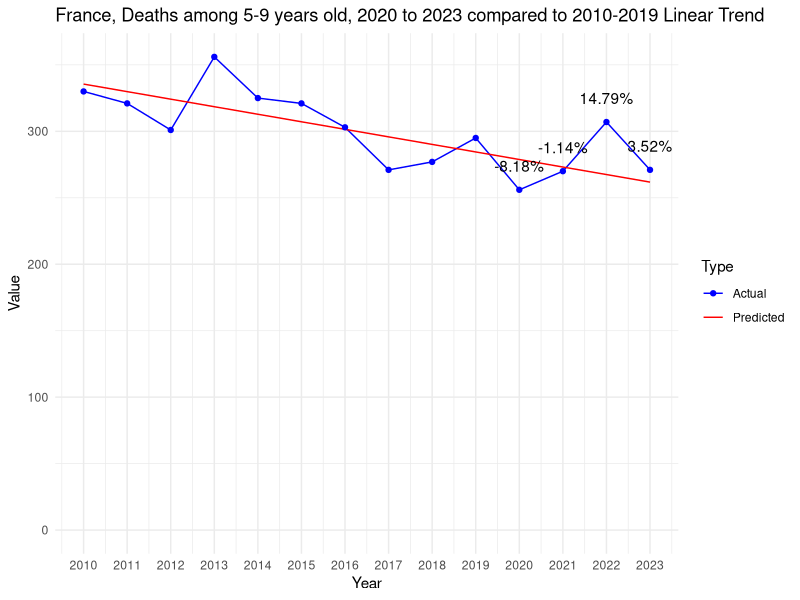

R code for this plot:
# Load necessary libraries
library(dplyr)
library(readr)
library(ggplot2)

# Defines the data as a named vector
data <- c(
  `2010` = 330, `2011` = 321, `2012` = 301, `2013` = 356, `2014` = 325,
  `2015` = 321, `2016` = 303, `2017` = 271, `2018` = 277, `2019` = 295,
  `2020` = 256, `2021` = 270, `2022` = 307, `2023` = 271
)

# Extracts data for the decade and recent years
decade <- data[as.character(2010:2019)]
recent_years <- data[as.character(2020:2023)]

# Fits a linear model to the decade data
years <- as.numeric(names(decade))
lm_model <- lm(decade ~ years)

# Predicts values for 2020 to 2023 based on the linear model
predicted_values <- predict(lm_model, newdata = data.frame(years = as.numeric(names(recent_years))))

# Calculates deviations from the linear trend
deviations <- recent_years - predicted_values

# Calculates the mean and standard deviation of the decade
decade_mean <- mean(decade)
decade_stddev <- sd(decade)

# Initializes vectors to store the calculated values
z_scores <- numeric(length(recent_years))
percent_deviations <- numeric(length(recent_years))

# Calculates and store the Z-scores, deviations, and percentage of deviations for recent years
for (i in 1:length(recent_years)) {
  year <- names(recent_years)[i]
  z_scores[i] <- (recent_years[year] - decade_mean) / decade_stddev
  deviation <- deviations[year]
  percent_deviations[i] <- (deviation / predicted_values[i]) * 100
  cat(sprintf("Year: %s, Z-score: %f, Deviation from linear trend: %f, Percentage of deviation: %f%%\n",
              year, z_scores[i], deviation, percent_deviations[i]))
}

# Prepare an extended range for predictions, including 2020 to 2023
extended_years <- as.numeric(c(names(decade), names(recent_years)))

# Predict values for the extended range based on the linear model
extended_predicted_values <- predict(lm_model, newdata = data.frame(years = extended_years))

# Create a data frame for plotting actual values
actual_plot_data <- data.frame(
  Year = as.numeric(names(data)),
  Value = data,
  Type = "Actual"
)

# Create a data frame for plotting predicted values
predicted_plot_data <- data.frame(
  Year = extended_years,
  Value = extended_predicted_values,
  Type = "Predicted"
)

# Combine actual and predicted data
plot_data <- rbind(actual_plot_data, predicted_plot_data)

# Create the line chart
p <- ggplot(plot_data, aes(x = Year, y = Value, color = Type)) +
  geom_line(aes(group = Type)) +
  geom_point(data = actual_plot_data, aes(x = Year, y = Value)) +
  theme_minimal() +
  labs(title = "France, Deaths among 5-9 years old, 2020 to 2023 compared to 2010-2019 Linear Trend", x = "Year", y = "Value") +
  scale_color_manual(values = c("Actual" = "blue", "Predicted" = "red")) +
  scale_y_continuous(labels = scales::comma, limits = c(0, max(plot_data$Value))) +
  scale_x_continuous(breaks = extended_years) # Set breaks to every year

# Add percentage of deviation annotations for 2020 to 2023
for (i in 1:length(recent_years)) {
  year <- as.numeric(names(recent_years)[i])
  deviation_value <- percent_deviations[i]
  p <- p + annotate("text", x = year, y = data[as.character(year)], label = paste0(round(deviation_value, 2), "%"), vjust = -1.5)
}

# Print the plot
print(p)